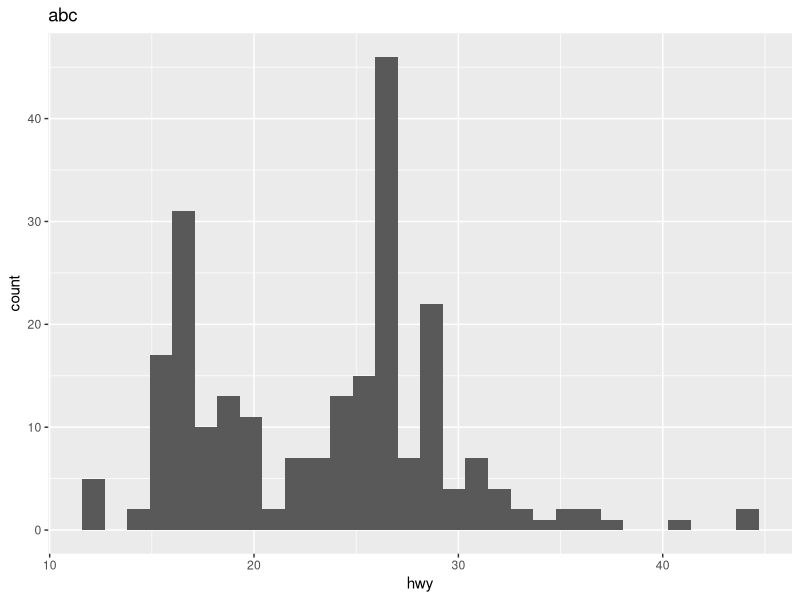
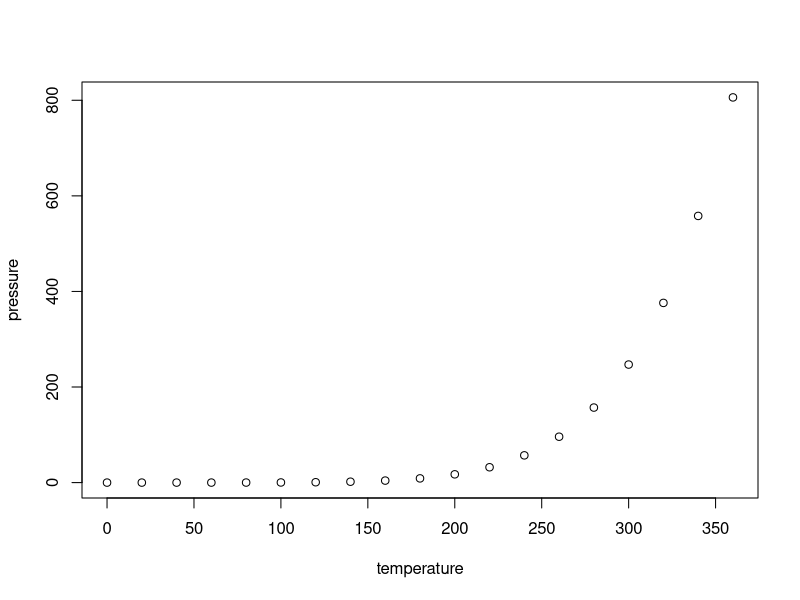

Source code (R) for these figures, in order:
## ---- chunk 1
library(ggplot2)
ggplot(mpg, aes(x= hwy)) + geom_histogram() + ggtitle("abc")
## ---- chunk 2
knitr::opts_chunk$set(echo = TRUE)
## ---- chunk 3
summary(cars)
## ---- chunk 4
plot(pressure)
